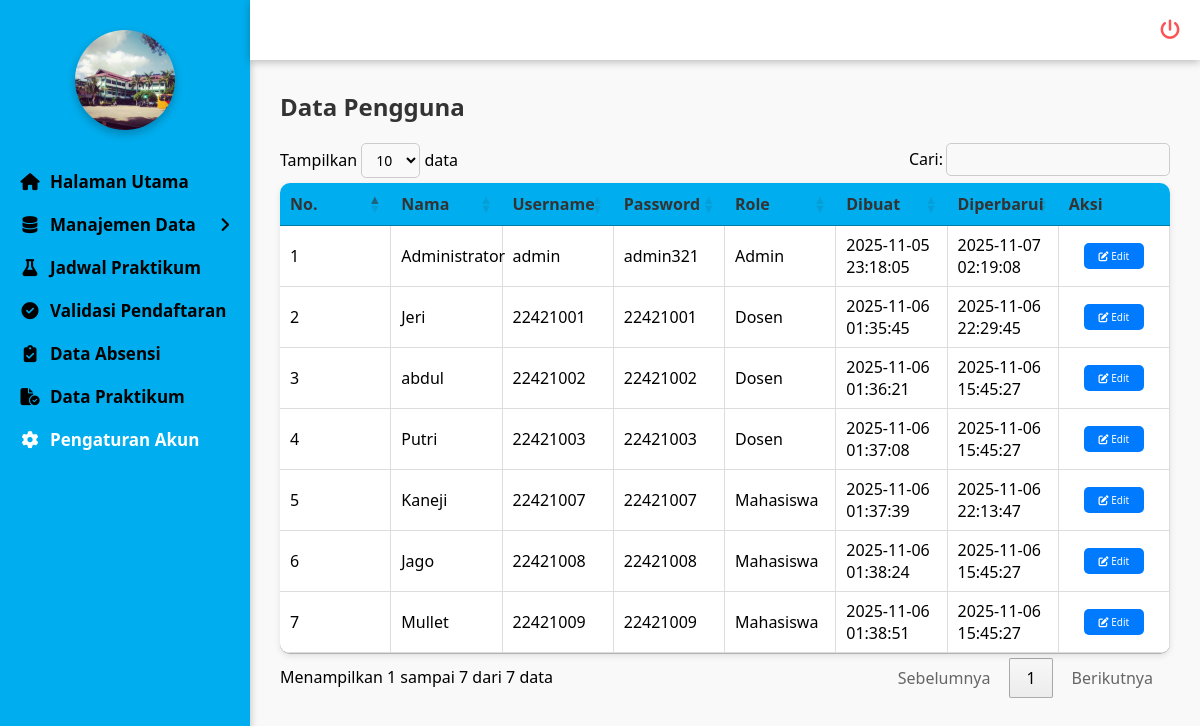
The page /admin/pengaturan/pengaturan.php (signed in) on the database as committed earlier.
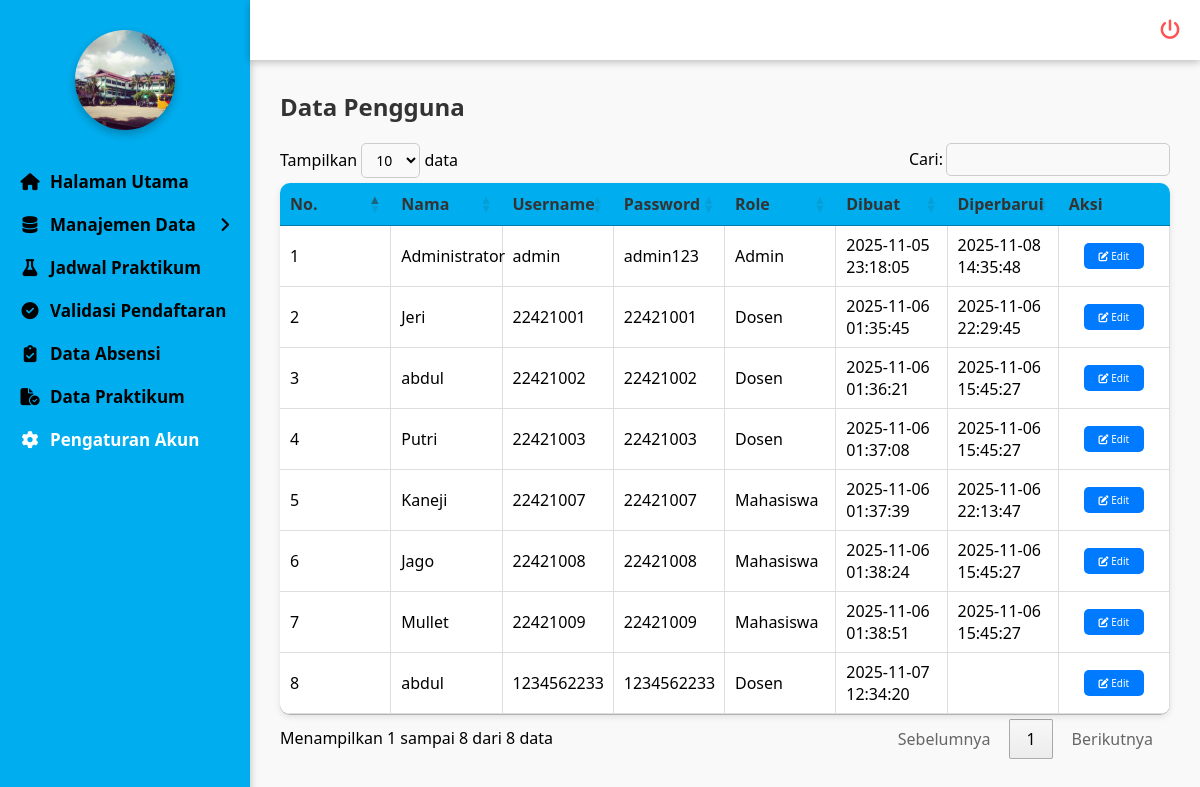
The same page on the database as committed later.
### tables this page shows
CREATE TABLE `users` (
  `id` int NOT NULL,
  `nama` varchar(100) NOT NULL,
  `username` varchar(100) DEFAULT NULL,
  `password` varchar(255) DEFAULT NULL,
  `role` enum('Admin','Dosen','Mahasiswa') NOT NULL,
  `created_at` datetime NOT NULL DEFAULT CURRENT_TIMESTAMP,
  `updated_at` datetime DEFAULT NULL ON UPDATE CURRENT_TIMESTAMP
);

### admin/pengaturan/pengaturan.php (the view, shortened to what this page needs)
<?php
include '../../koneksi/sidebar.php';
include '../../koneksi/koneksi.php';
function e($v){ return htmlspecialchars((string)($v ?? ''), ENT_QUOTES, 'UTF-8'); }
?>
<link rel="stylesheet" href="https://cdn.datatables.net/1.13.6/css/jquery.dataTables.min.css">
<link rel="stylesheet" href="https://cdnjs.cloudflare.com/ajax/libs/font-awesome/6.5.0/css/all.min.css">
<div class="konten-utama">
  <h2>Data Pengguna</h2>
  <table id="tabel-users" class="tabel-dosen">
    <thead>
      <tr>
        <th>No.</th>
        <th>Nama</th>
        <th>Username</th>
        <th>Password</th>
        <th>Role</th>
        <th>Dibuat</th>
        <th>Diperbarui</th>
        <th>Aksi</th>
      </tr>
    </thead>
    <tbody>
      <?php
      $no=1;
      $q = mysqli_query($conn,"SELECT id, nama, username, password, role, created_at, updated_at FROM users ORDER BY id ASC");
      while($row = mysqli_fetch_assoc($q)) {
      ?>
      <tr>
        <td data-label="No"><?= $no++; ?></td>
        <td data-label="Nama"><?= e($row['nama']); ?></td>
        <td data-label="Username"><?= e($row['username']); ?></td>
        <td data-label="Password"><?= e($row['password']); ?></td>
        <td data-label="Role"><?= e($row['role']); ?></td>
        <td data-label="Dibuat"><?= e($row['created_at']); ?></td>
        <td data-label="Diperbarui"><?= e($row['updated_at']); ?></td>
        <td data-label="Aksi">
          <button class="tombol tombol-edit" onclick="editUser(<?= (int)$row['id']; ?>)">
            <i class="fa-solid fa-pen-to-square"></i> Edit
          </button>
        </td>
      </tr>
      <?php } ?>
    </tbody>
  </table>
</div>

Rows that differ between the two databases and show on the page:
changed users "Administrator": password "admin321" → "admin123"; updated_at "2025-11-07 02:19:08" → "2025-11-08 14:35:48"
added users: nama "abdul", username "1234562233", password "1234562233", role "Dosen", created_at "2025-11-07 12:34:20"
Other text that changed with them:
text written by a page script: "Tampilkan data Cari: Menampilkan 1 sampai 7 dari 7 data Sebelumnya 1 Berikutnya" → "Tampilkan data Cari: Menampilkan 1 sampai 8 dari 8 data Sebelumnya 1 Berikutnya"
